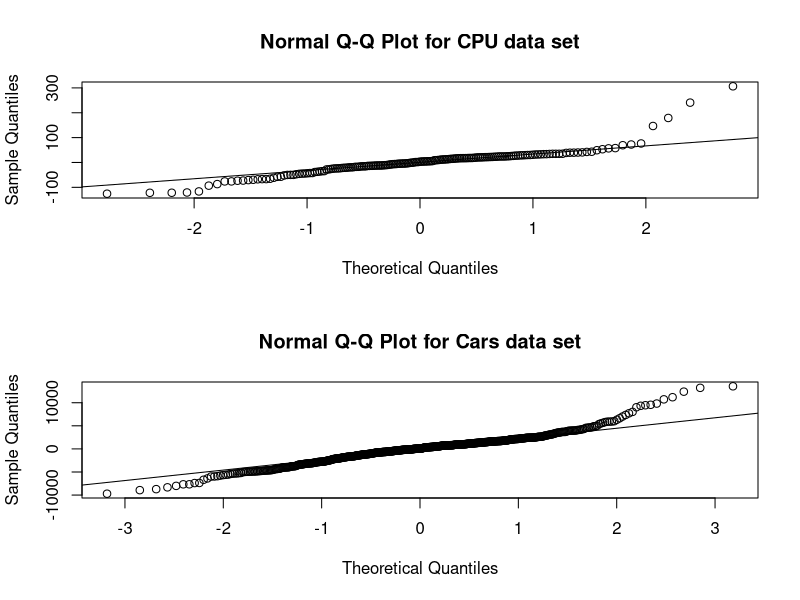
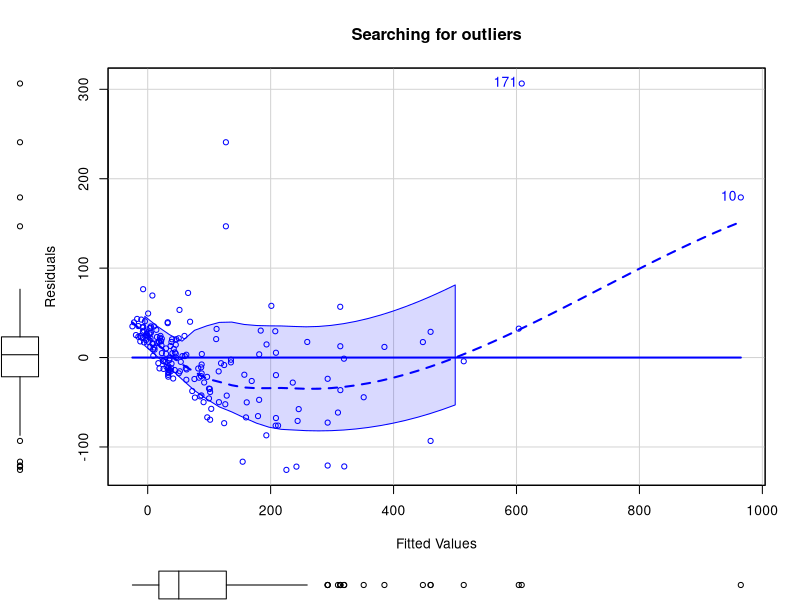
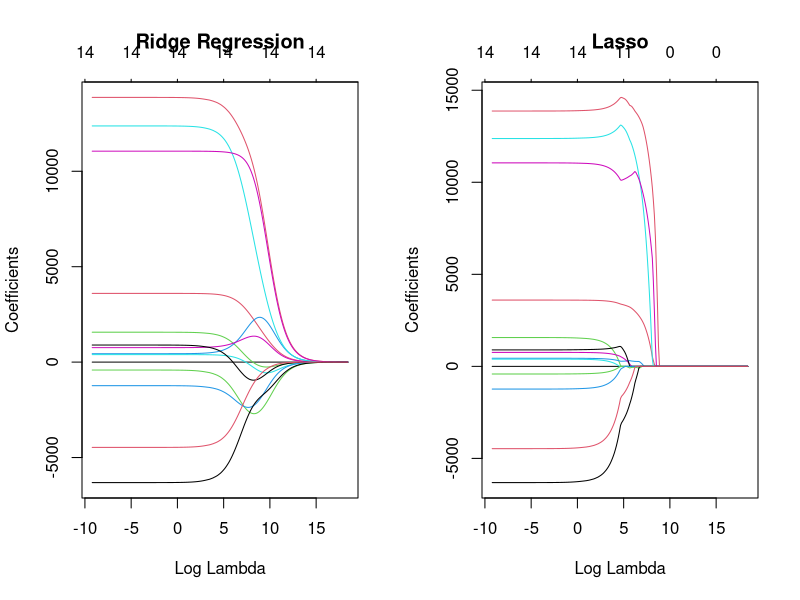

R code for these plots, in order:
## ---- chunk 1
knitr::opts_chunk$set(echo = TRUE)
## ---- chunk 2
library(tidyverse)
library(caret)
library(car)
library(glmnet)
## ---- chunk 3
machine <- read_csv("machine.csv")
cars <- read_csv("cars.csv")
## ---- chunk 4
machine <- machine[, 4:10]
head(machine, n = 5)
## ---- chunk 5
cars <- cars[, -1]
glimpse(cars)
## ---- chunk 6
set.seed(423356)
machine_sampling_vector <- createDataPartition(machine$PRP, p = 0.85, list = FALSE)
machine_train <- machine[machine_sampling_vector,]
machine_train_labels <- machine$PRP[machine_sampling_vector]
machine_test <- machine[-machine_sampling_vector,]
machine_test_labels <- machine$PRP[-machine_sampling_vector]
machine_train_features <- machine[, 1:6]
## ---- chunk 7
cars_sampling_vector <- createDataPartition(cars$Price, p = 0.85, list = FALSE)
cars_train <- cars[cars_sampling_vector,]
cars_train_labels <- cars$Price[cars_sampling_vector]
cars_test <- cars[-cars_sampling_vector,]
cars_test_labels <- cars$Price[-cars_sampling_vector]
cars_train_features <- cars[,-1]
## ---- chunk 8
machine_correlations <- cor(machine_train_features)
findCorrelation(machine_correlations)
## ---- chunk 9
findCorrelation(machine_correlations, cutoff = 0.75)
cor(machine_train$MMIN, machine_train$MMAX)
## ---- chunk 10
findLinearCombos(machine_correlations)
## ---- chunk 11
cars_cor <- cor(cars_train_features)
findCorrelation(cars_cor)
## ---- chunk 12
findCorrelation(cars_cor, cutoff = 0.75)
## ---- chunk 13
cor(cars$Doors,cars$coupe)
table(cars$coupe,cars$Doors)
## ---- chunk 14
findLinearCombos(cars)
## ---- chunk 15
cars <- cars[,c(-15, -18)]
cars_sampling_vector <- createDataPartition(cars$Price, p = 0.85, list = FALSE)
cars_train <- cars[cars_sampling_vector,]
cars_train_labels <- cars$Price[cars_sampling_vector]
cars_test <- cars[-cars_sampling_vector,]
cars_test_labels <- cars$Price[-cars_sampling_vector]
cars_train_features <- cars[,-1]
## ---- chunk 16
machine_model1 <- lm(PRP ~ ., data = machine_train)
cars_model1 <- lm(Price ~ ., data = cars_train)
## ---- chunk 17
summary(machine_model1)
## ---- chunk 18
summary(cars_model1)
## ---- chunk 19
alias(cars_model1)
## ---- chunk 20
cars_model2 <- lm(Price ~. -Saturn, data = cars_train)
summary(cars_model2)
## ---- chunk 21
summary(cars_model2$residuals)
mean(cars_train$Price)
## ---- chunk 22
par(mfrow = c(2, 1))
machine_residuals <- machine_model1$residuals
qqnorm(machine_residuals, main = "Normal Q-Q Plot for CPU data set")
qqline(machine_residuals)
cars_residuals <- cars_model2$residuals
qqnorm(cars_residuals, main = "Normal Q-Q Plot for Cars data set")
qqline(cars_residuals)
## ---- chunk 23
summary(machine_model1)
## ---- chunk 24
q <- 4.261e-02 / 1.652e-02
q

pt(q, df = 172, lower.tail = F) * 2
## ---- chunk 25
n_machine <- nrow(machine_train)
k_machine <- length(machine_model1$coefficients) - 1
sqrt(sum(machine_model1$residuals ^ 2) / (n_machine - k_machine - 1))
## ---- chunk 26
n_cars <- nrow(cars_train)
k_cars <- length(cars_model2$coefficients) - 1
sqrt(sum(cars_model2$residuals ^ 2) / (n_cars - k_cars - 1))
## ---- chunk 27
mean(machine_train$PRP)

mean(cars_train$Price)
## ---- chunk 28
compute_rsquared <- function(x, y) {
  rss <- sum((x - y) ^ 2)
  tss <- sum((y - mean(y)) ^ 2)
  return(1 - (rss / tss))
}

compute_rsquared(machine_model1$fitted.values, machine_train$PRP)
## ---- chunk 29
compute_rsquared(cars_model2$fitted.values, cars_train$Price)
## ---- chunk 30
compute_adjusted_rsquared <- function(x, y, k) {
  n <- length(y)
  r2 <- compute_rsquared(x, y)
  return(1 - ((1 - r2) * (n - 1) / (n - k - 1)))
}

compute_adjusted_rsquared(machine_model1$fitted.values, machine_train$PRP, k_machine)
## ---- chunk 31
compute_adjusted_rsquared(cars_model2$fitted.values, cars_train$Price, k_cars)
## ---- chunk 32
machine_model1_predictions <- predict(machine_model1, machine_test)
cars_model2_predictions <- predict(cars_model2, cars_test)
## ---- chunk 33
compute_mse <- function(predictions, actual) { 
  mean( (predictions - actual) ^ 2 ) 
}
## ---- chunk 34
compute_mse(machine_model1$fitted.values, machine_train$PRP)
## ---- chunk 35
compute_mse(machine_model1_predictions, machine_test$PRP)
## ---- chunk 36
compute_mse(cars_model2$fitted.values, cars_train$Price)
## ---- chunk 37
compute_mse(cars_model2_predictions, cars_test$Price)
## ---- chunk 38
vif(cars_model2)
## ---- chunk 39
sedan_model <- lm(sedan ~ .-Price -Saturn, data = cars_train)
sedan_r2 <- compute_rsquared(sedan_model$fitted.values, cars_train$sedan)
1 / (1-sedan_r2)
## ---- chunk 40
scatterplot(machine_model1$fitted.values, machine_model1$residuals, id = TRUE, xlab = "Fitted Values", ylab = "Residuals", main = "Searching for outliers")
## ---- chunk 41
machine_model2 <- lm(PRP ~ ., data = machine_train[!(rownames(machine_train)) %in% c(171),])

summary(machine_model2)
## ---- chunk 42
sqrt(sum(machine_model1$residuals ^ 2) / (n_machine - k_machine - 1))
## ---- chunk 43
k_machine <- length(machine_model2$coefficients) - 1
sqrt(sum(machine_model2$residuals ^ 2) / (n_machine - k_machine - 1))
## ---- chunk 44
compute_mse(machine_model1_predictions, machine_test$PRP)
## ---- chunk 45
machine_model2_predictions <- predict(machine_model2, machine_test)
compute_mse(machine_model2_predictions, machine_test$PRP)
## ---- chunk 46
machine_model_null <- lm(PRP ~ 1, data = machine_train[!(rownames(machine_train)) %in% c(171),])
cars_model_null <- lm(Price ~ 1, data = cars_train)
## ---- chunk 47
machine_model3 <- step(machine_model_null, scope = list(lower = machine_model_null, upper = machine_model2), direction = "forward")
## ---- chunk 48
cars_model3 <- step(cars_model2, scope = list(lower=cars_model_null, upper=cars_model2), direction = "backward")
## ---- chunk 49
machine_model3_predictions <- predict(machine_model3, machine_test)
compute_mse(machine_model3_predictions, machine_test$PRP)
## ---- chunk 50
cars_model3_predictions <- predict(cars_model3, cars_test)
compute_mse(cars_model3_predictions, cars_test$Price)
## ---- chunk 51
cars_train_mat <- model.matrix(Price ~ .-Saturn, cars_train)[,-1]
lambdas <- 10 ^ seq(8, -4, length = 250)
cars_models_ridge <- glmnet(cars_train_mat, cars_train$Price, alpha = 0, lambda = lambdas)
cars_models_lasso <- glmnet(cars_train_mat, cars_train$Price, alpha = 1, lambda = lambdas)
## ---- chunk 52
layout(matrix(c(1, 2), 1, 2))
plot(cars_models_ridge, xvar = "lambda", main = "Ridge Regression")
plot(cars_models_lasso, xvar = "lambda", main = "Lasso")
## ---- chunk 53
ridge.cv <- cv.glmnet(cars_train_mat, cars_train$Price, alpha = 0)
lambda_ridge <- ridge.cv$lambda.min
lambda_ridge
## ---- chunk 54
lasso.cv <- cv.glmnet(cars_train_mat, cars_train$Price, alpha = 1)
lambda_lasso <- lasso.cv$lambda.min
lambda_lasso
## ---- chunk 55
cars_test_mat <- model.matrix(Price ~ . -Saturn, cars_test)[,-1]
cars_ridge_predictions <- predict(cars_models_ridge, s = lambda_ridge, newx = cars_test_mat)
compute_mse(cars_ridge_predictions, cars_test$Price)
## ---- chunk 56
cars_lasso_predictions <- predict(cars_models_lasso, s = lambda_lasso, newx = cars_test_mat)
compute_mse(cars_lasso_predictions, cars_test$Price)
